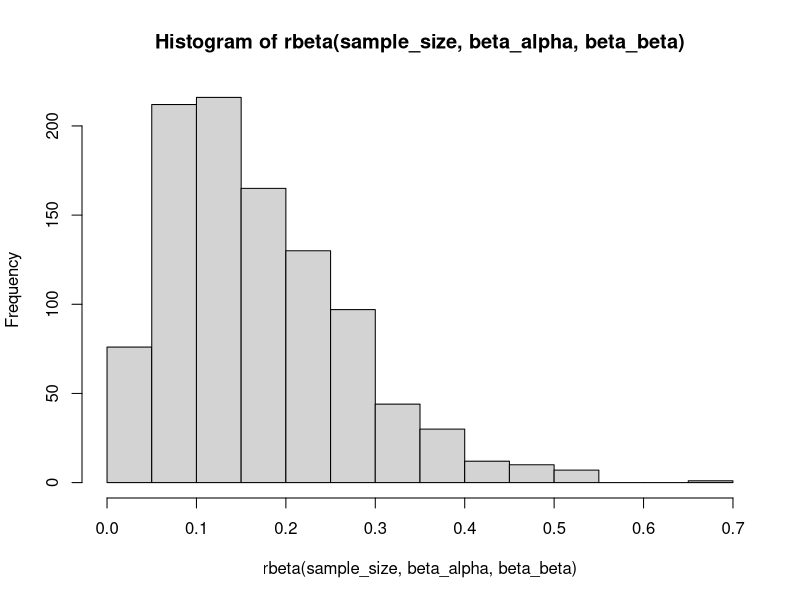
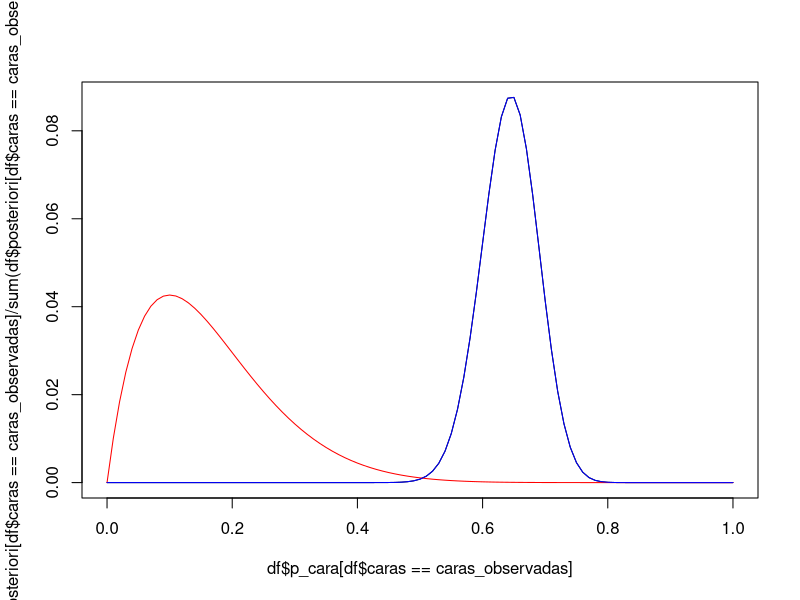

Here is the R script that generated these plots, in order:
## ---- chunk 1
#| label: todo

monedas <- 100
caras <- seq(0, monedas, 1)
p_cara <- seq(0, 1, 0.01)
sample_size <- 1000

beta_alpha <- 2
beta_beta <- 10
hist(rbeta(sample_size, beta_alpha, beta_beta))

df <- as.data.frame(expand.grid(caras, p_cara))
names(df) <- c("caras", "p_cara")

df$prior <- dbeta(df$p_cara, beta_alpha, beta_beta)
# df$prior <- dunif(df$p_cara)

df$likelihood <- dbinom(df$caras, monedas, df$p_cara)

df$posteriori <- df$likelihood * df$prior
df$std_posteriori <- df$posteriori / sum(df$posteriori)


caras_observadas <- 70
plot(df$p_cara[df$caras == caras_observadas], 
     df$posteriori[df$caras == caras_observadas] / sum(df$posteriori[df$caras == caras_observadas]), 
     type = "l")
lines(df$p_cara[df$caras == caras_observadas], 
      df$prior[df$caras == caras_observadas] / sum(df$prior[df$caras == caras_observadas]), 
      col = "red")

posteriori_simulation <- dbeta(df$p_cara[df$caras == caras_observadas], 
                               beta_alpha + caras_observadas, 
                               beta_beta + monedas - caras_observadas)

posteriori_simulation <- posteriori_simulation / sum(posteriori_simulation)

lines(df$p_cara[df$caras == caras_observadas], 
      posteriori_simulation, col = "blue")
